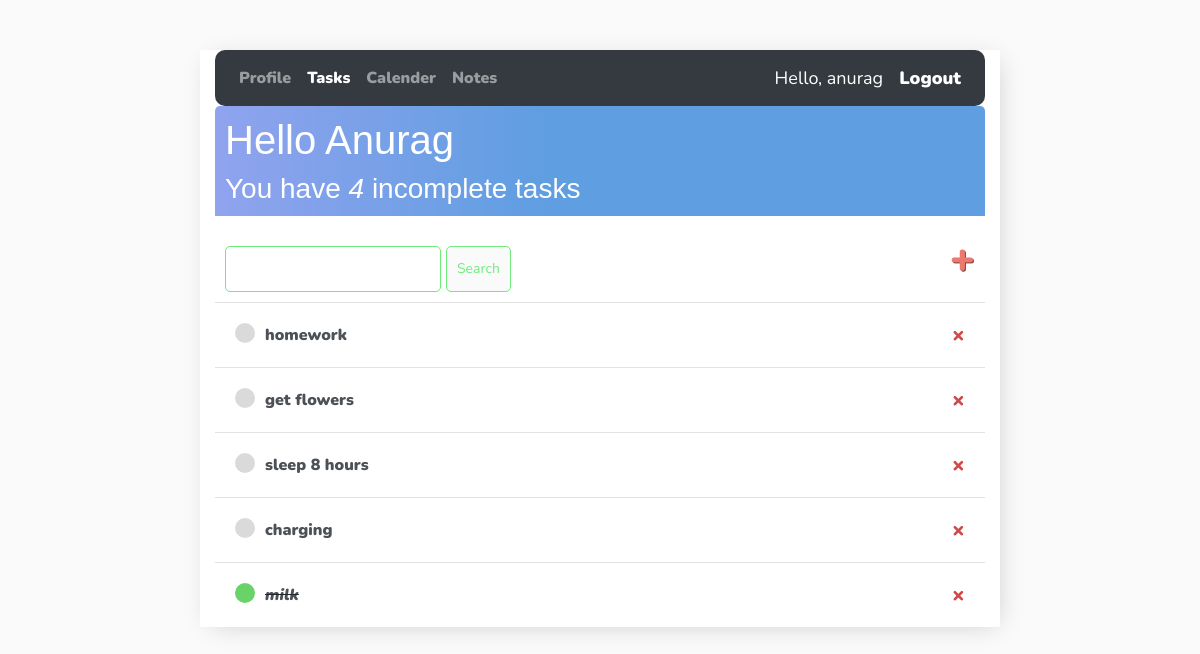
The app's page / (signed in), older data.
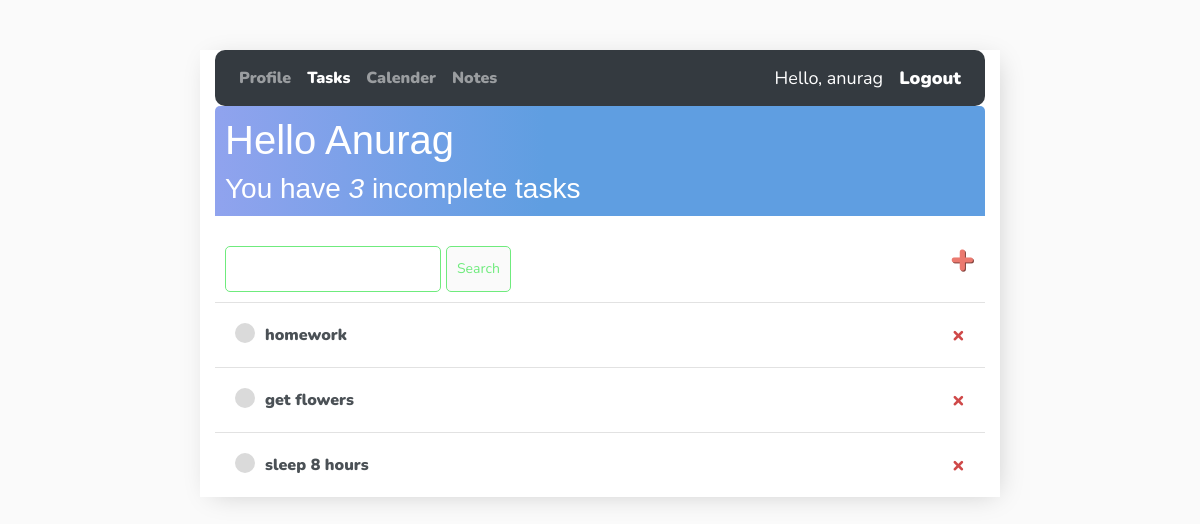
The same page, newer data.
### base/models.py (models this page shows)
class Task(models.Model):
    user = models.ForeignKey(User, on_delete=models.CASCADE, null=True, blank=True)
    title = models.CharField(max_length=300)
    description = models.TextField( null=True, blank=True)
    complete = models.BooleanField(default=False)
    created = models.DateTimeField(auto_now_add=True)
    def __str__(self):
        return self.title
    class Meta:
        ordering = ['complete']

### base/views.py (the view)
# urls.py: path('',TaskList.as_view(), name='tasks'),
class TaskList(LoginRequiredMixin, ListView):
    model = Task
    context_object_name = 'tasks'
    def get_context_data(self, **kwargs):
        context = super().get_context_data(**kwargs)
        context['tasks'] = context['tasks'].filter(user = self.request.user)
        context['count'] = context['tasks'].filter(complete = False).count()
        search_input = self.request.GET.get('search-area') or ''
        if search_input:
            context['tasks'] = context['tasks'].filter(title__startswith=search_input)
        context['search_input'] = search_input
        return context

### base/templates/base/task_list.html (shortened to what this page needs)
{% extends 'base/main.html' %}
{% block content %}
{% include 'base/navbar.html' %}
<div class="header-bar">
    <div>
        <h1>Hello {{request.user|title}}</h1>
        <h3 style="margin: 0;">You have <i>{{count}}</i> incomplete task{{ count|pluralize:"s" }} </h3>
    </div>
</div>
<div id="search-add-wrapper">
    <form method="GET" style="margin-top: 20px; display: flex;">
        <input type="text" name="search-area" value="{{search_input}}">
        <input class="button2" type="submit" value="Search" style="margin-left: 5px;">
    </form>
    <a id="add-link" href="{% url 'task-create' %}">&#x2b;</a>
</div>
<div class="task-item-wrapper">
    {% for task in tasks %}
    <div class="task-wrapper">
        {% if task.complete %}
        <div class="task-title">
            <div class="task-complete-icon">
            </div>
            <i><s><a href="{% url 'task-update' task.id %}">{{task}}</a></s></i>
        </div>
        <a class="delete-link" href="{% url 'task-delete' task.id %}">&#215;</a>
        {% else %}
        <div class="task-title">
            <div class="task-incomplete-icon">
            </div>
            <a href="{% url 'task-update' task.id %}">{{task}}</a>
        </div>
        <a class="delete-link" href="{% url 'task-delete' task.id %}">&#215;</a>
        {% endif %}
    </div>
    {% empty %}
    <h3>No Items in List</h3>
    {% endfor %}
</div>
{% endblock content %}

### base/templates/base/main.html (shortened to what this page needs)
{% load static %}
<!DOCTYPE html>
<html lang="en">
<head>
    <link rel="stylesheet" href="https://stackpath.bootstrapcdn.com/bootstrap/4.3.1/css/bootstrap.min.css">
</head>
<body>
    <div class="container">
        {% block content %}
        {% endblock content %}
    </div>
</body>
</html>

### base/templates/base/navbar.html (shortened to what this page needs)
{% load static %}
<nav class="navbar navbar-expand-lg navbar-dark bg-dark" style="border-radius: 10px;">
    <div class="collapse navbar-collapse" id="navbarNav">
      <ul class="navbar-nav">
        <li class="nav-item">
          <a class="nav-link" href="{% url 'account' %}">Profile</a>
        </li>
        <li class="nav-item active">
          <a class="nav-link" href="{% url 'tasks' %}">Tasks</a>
        </li>
        <li class="nav-item">
          <a class="nav-link" href="{% url 'calendar' %}">Calender</a>
        </li>
        <li class="nav-item">
            <a class="nav-link" href="{% url 'notes' %}">Notes</a>
          </li>
      </ul>
    </div>
    <span class="mx-2" style="color: white; font-size: 18px;" >Hello, {{request.user}}</span>
    <span><a class="mx-2" style="color: white; font-size: 18px;" href="{% url 'logout' %}">Logout</a></span>
  </nav>

### base/templates/base/main.html (style rules this page uses)
body { background-color: #FAFAFA; font-family: 'Nunito', sans-serif; padding-top: 50px; }
h1, h2, h3, h4, h5, h6 { font-family: 'Raleway', sans-serif; }
a, p { color: #4b5156; font-weight: 900; }
.header-bar { display: flex; justify-content: space-between; color: #fff; padding: 10px; border-radius: 5px 5px 0 0; background: linear-gradient(90deg, #90a3ee 0%, #5f9ee1 43%, #5f9ee1 100%); }
.container { max-width: 800px; margin: auto; background-color: #fff; -webkit-box-shadow: 4px 4px 26px -8px rgba(0, 0, 0, 0.21); box-shadow: 4px 4px 26px -8px rgba(0, 0, 0, 0.21); }
.task-wrapper { display: flex; align-items: center; justify-content: space-between; padding: 20px; background-color: #fff; border-top: 1px solid rgb(226, 226, 226); }
.task-title { display: flex; }
.task-title a { text-decoration: none; color: #4b5156; margin-left: 10px; }
.task-incomplete-icon { height: 20px; width: 20px; background-color: rgb(218, 218, 218); border-radius: 50%; }
.delete-link { text-decoration: none; font-weight: 980; color: #cf4949; font-size: 22px; line-height: 0; }
#search-add-wrapper { display: flex; justify-content: space-between; align-items: center; padding: 10px; }
#add-link { color: #EB796F; text-decoration: none; font-size: 42px; text-shadow: 1px 1px #81413B; }
input[type=text], input[type=password] { border: 1px solid #6feb7d; border-radius: 5px; padding: 10px; width: 90%; }
.button2 { border: 1px solid #6feb7d; background-color: #FAFAFA; color: #6feb7d; padding: 10px; font-size: 14px; border-radius: 5px; cursor: pointer; text-decoration: none; }

Row changes from the older to the newer data that the page shows:
removed Task: title "charging"
removed Task: title "milk"
Text that changed along with them:
{{ count }}: "4" → "3"
